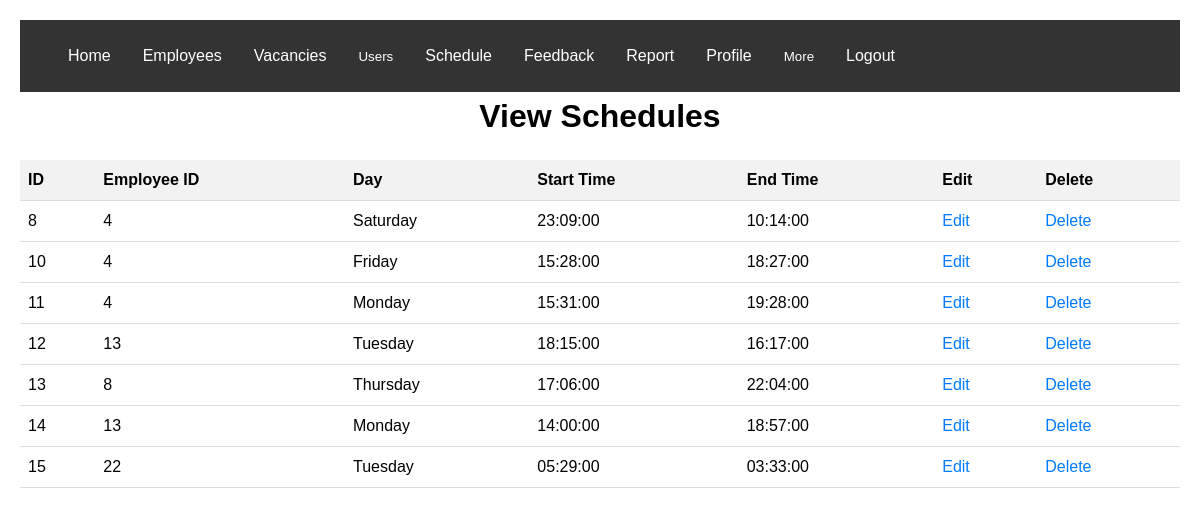
The page /admin/scheduleview.php on the database its author committed.
### tables this page shows
CREATE TABLE `schedules` (
  `id` int(11) NOT NULL,
  `employee_id` int(11) NOT NULL,
  `day` varchar(20) NOT NULL,
  `start_time` time NOT NULL,
  `end_time` time NOT NULL
);

### admin/scheduleview.php (the view, shortened to what this page needs)
<!DOCTYPE html>
<html>
<head>
    <link rel="stylesheet" type="text/css" href="css/scheduleview.css">
</head>
<body>
    <h1>View Schedules</h1>
    <table>
        <tr>
            <th>ID</th>
            <th>Employee ID</th>
            <th>Day</th>
            <th>Start Time</th>
            <th>End Time</th>
            <th>Edit</th>
            <th>Delete</th>
        </tr>
        <?php
        require_once 'db_connect.php';
        $sql = "SELECT * FROM schedules";
        $result = mysqli_query($conn, $sql);
        if(mysqli_num_rows($result) > 0) {
            while($row = mysqli_fetch_assoc($result)) {
                echo "<tr>";
                echo "<td>" . $row['id'] . "</td>";
                echo "<td>" . $row['employee_id'] . "</td>";
                echo "<td>" . $row['day'] . "</td>";
                echo "<td>" . $row['start_time'] . "</td>";
                echo "<td>" . $row['end_time'] . "</td>";
                echo "<td><a href='edit.php?id=" . $row['id'] . "'>Edit</a></td>";
                echo "<td><a href='delete.php?id=" . $row['id'] . "' onclick='return confirm(\"Are you sure you want to delete this schedule?\")'>Delete</a></td>";
                echo "</tr>";
            }
        } else {
            echo "<tr><td colspan='7'>No schedules found.</td></tr>";
        }
        ?>
    </table>
</body>
</html>

### admin/css/scheduleview.css (style rules this page uses)
body { font-family: Arial, sans-serif; margin: 0; padding: 20px; }
h1 { text-align: center; }
table { width: 100%; border-collapse: collapse; margin-top: 20px; }
th, td { padding: 8px; text-align: left; border-bottom: 1px solid #ddd; }
th { background-color: #f2f2f2; }
a { color: #007bff; text-decoration: none; }

### admin/scheduleview.php (style rules this page uses)
body { font-family: Arial, sans-serif; margin: 0; padding: 20px; }
h1 { text-align: center; }
table { width: 100%; border-collapse: collapse; margin-top: 20px; }
th, td { padding: 8px; text-align: left; border-bottom: 1px solid #ddd; }
th { background-color: #f2f2f2; }
a { color: #007bff; text-decoration: none; }

### rows shown on the page
schedules: id "8", employee "4", day "Saturday", start_time "23:09:00", end_time "10:14:00"
schedules: id "10", employee "4", day "Friday", start_time "15:28:00", end_time "18:27:00"
schedules: id "11", employee "4", day "Monday", start_time "15:31:00", end_time "19:28:00"
schedules: id "12", employee "13", day "Tuesday", start_time "18:15:00", end_time "16:17:00"
schedules: id "13", employee "8", day "Thursday", start_time "17:06:00", end_time "22:04:00"
schedules: id "14", employee "13", day "Monday", start_time "14:00:00", end_time "18:57:00"
schedules: id "15", employee "22", day "Tuesday", start_time "05:29:00", end_time "03:33:00"
